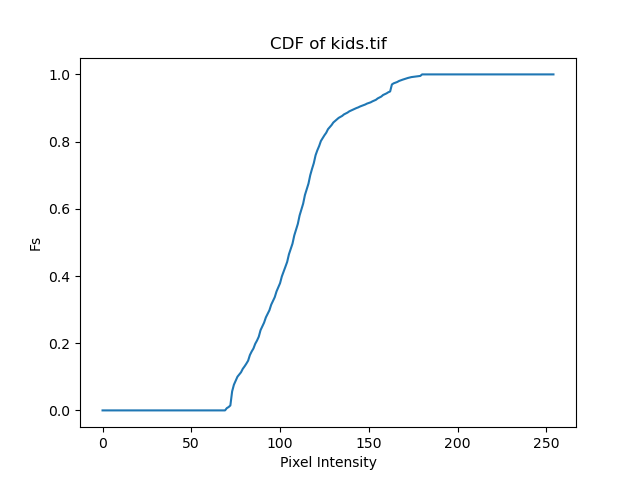
#> input picture lab4/cdf2_kids.tif.png, 640 x 480 px
$ python mainFunc.py ../cdf2_kids.tif.png ../checkerboard1024125.png
#> lines starting #> are read from the running program, lines starting #| are printed output that depends on the picture
#> further down, im is the input picture: PIL image 640x480 RGBA; mean R, G, B, A 251.1, 251.5, 251.8, 255
#| (480, 640, 4)
### lab4/src/subfunctions.py
import numpy as np
import matplotlib.pyplot as plt
from matplotlib import colormaps
import matplotlib
from PIL import Image
import math


# [10 lines left out: function histogram, not called in this run]


def Fs(x, title, save, show=True):
#> called with title = 'CDF of ../cdf2_kids.tif.png', save = 'cdf2_../cdf2_kids.tif.png.png', show = True
    Xs=plt.hist(x.flatten(), bins=np.linspace(0, 255, 256))
    Y=np.cumsum(Xs[0])/np.sum(Xs[0])
#> Y = 255 values from 0.00504 to 1
    plt.figure(4)
    plt.plot(Y)
    plt.title(title)
    plt.xlabel("Pixel Intensity")
    plt.ylabel("Fs")
    if save:
        plt.savefig(save)
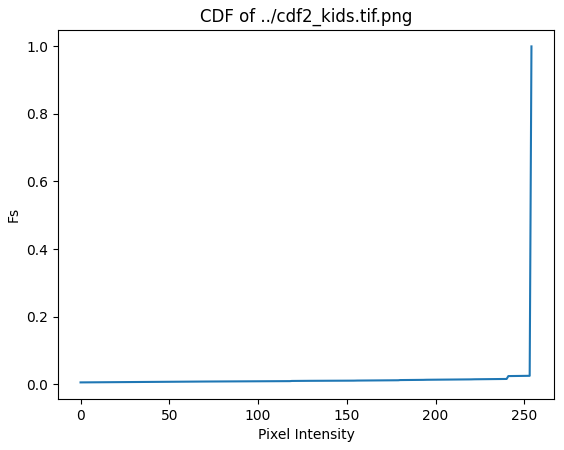
#> figure drawn by matplotlib, 1 panel; curve peaks at x = 254, y = 1
    if show:
        plt.show()
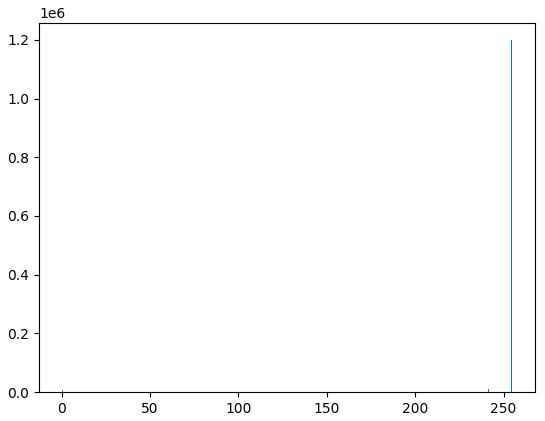
#> figure drawn by matplotlib, 1 panel; tallest bar 1198633 high, from x = 254 to 255
    return Y

def equalize(Y, title, save, show=True):
#> called with title = '../cdf2_kids.tif.png Equalized Histogram', save = 'equailzed_hist_../cdf2_kids.tif.png.png', show = True
    histx,bins = np.histogram(Y.flatten(), np.linspace(0,255,256), density=True)
#> histx = 255 values, max 0.975 at index 254, min 8.14e-07 at index 116, mean 0.00392; bins = 256 values from 0 to 255
    cdf=np.cumsum(histx)
#> cdf = 255 values from 0.00504 to 1
    t=np.floor(255*cdf).astype(np.uint8)
#> t = 255 values from 1 to 255

    Z=np.zeros(Y.shape)

    for i in range (Y.shape[0]):
        for j in range (Y.shape[1]):
            Z[i][j]=t[Y[i][j]]
#> Z: shape (480, 640, 4) float64; every value is 0
    plt.figure(5)
    plt.hist(Z.flatten(), bins=np.linspace(0,255,256))
    plt.xlim((0,255))
    plt.title(title)
    plt.xlabel("Bin Number")
    plt.ylabel("Number of Pixels")
    if save:
        plt.savefig(save)
    if show:
        plt.show()
    return Z


    # [14 lines of commented-out code are left out]

# [57 lines left out: functions editedImage, stretch, clip, gamma, norGamma, not called in this run]

### lab4/src/mainFunc.py
import numpy as np
import matplotlib.pyplot as plt
from matplotlib import colormaps
import matplotlib
from PIL import Image
import sys
from subfunctions import histogram, equalize, Fs, editedImage, stretch


if __name__== '__main__':
    image=sys.argv[1]
    operation=sys.argv[2]

    im = Image.open(image)

    # Display image object by PIL.
    im.show(title='image')
    x = np.array(im)
    print(x.shape)
    # [12 lines of commented-out code are left out]
    print(operation)
    # if (operation==1): #equalization
    print("entered equalization")
    #find cdf of image
    cdftitle="CDF of "+image
    cdfname=f"cdf2_"+image+".png"
    Y=Fs(x, cdftitle, cdfname, True)

    #equalize image
    eqtitle=image+" Equalized Histogram"
    eqname=f"equailzed_hist_"+image+".png"
#> (the run stopped early here; a loop or call above may not have finished)

$ run again, on lab4/checkerboard1024160.png
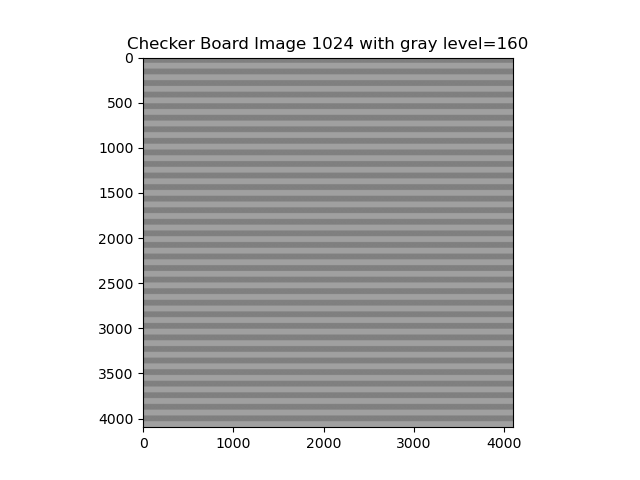
#> input picture lab4/checkerboard1024160.png, 640 x 480 px
#> im is the input picture: PIL image 640x480 RGBA; mean R, G, B, A 202.3, 202.3, 202.3, 255
#| (480, 640, 4)
#> in Fs, `Y=np.cumsum(Xs[0])/np.sum(Xs[0])`: Y = 255 values from 0.00513 to 1
#> in Fs, `plt.savefig(save)`:
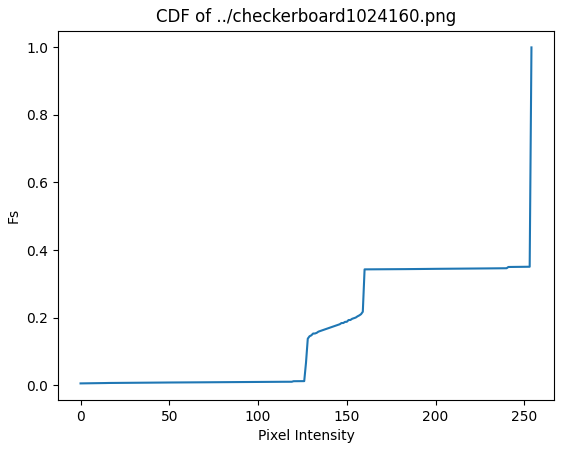
#> figure drawn by matplotlib, 1 panel; curve peaks at x = 254, y = 1
#> in Fs, `plt.show()`:
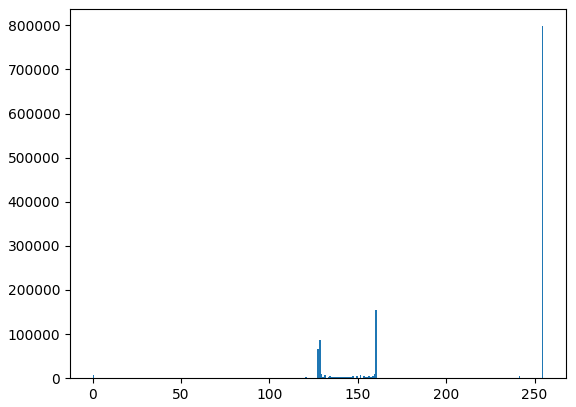
#> figure drawn by matplotlib, 1 panel; tallest bar 798036 high, from x = 254 to 255
#> histx = 255 values, max 0.649 at index 254, min 0 at index 164, mean 0.00392; bins = 256 values from 0 to 255
#> cdf = 255 values from 0.00513 to 1
#> t = 255 values from 1 to 254
